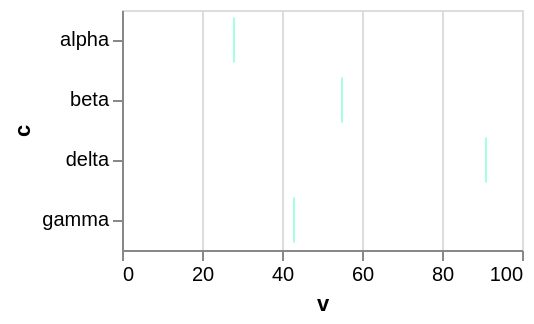

The specification (Vega-Lite) saved for this image:
### Vega-Lite specification from a JSON file in a GitHub repository (floating-point values rounded to 4 significant figures)
{"$schema": "https://vega.github.io/schema/vega-lite/v6.json", "width": 200, "height": 120, "data": {"values": [{"c": "alpha", "v": 28, "w": 3, "t": "2024-01-07"}, {"c": "beta", "v": 55, "w": 7, "t": "2024-03-19"}, {"c": "gamma", "v": 43, "w": 5, "t": "2024-06-02"}, {"c": "delta", "v": 91, "w": 9, "t": "2024-09-11"}]}, "mark": "tick", "encoding": {"x": {"field": "v", "type": "quantitative"}, "y": {"field": "c", "type": "nominal"}}, "config": {"tick": {"color": "aquamarine"}}}
